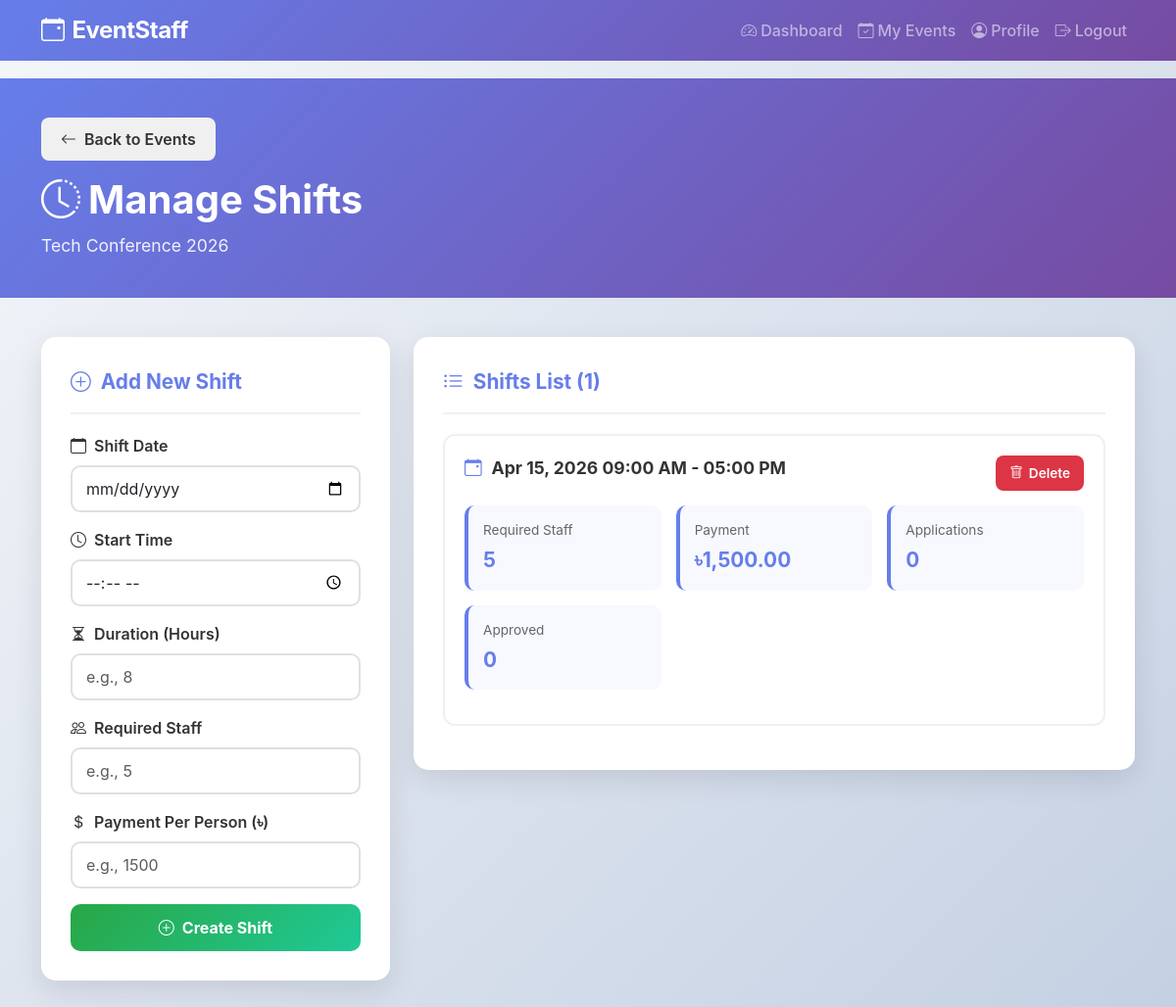
Page /organizer/event_shifts.php?event_id=1 (signed in) on the committed database.
### tables this page shows
CREATE TABLE IF NOT EXISTS events (
    id INT AUTO_INCREMENT PRIMARY KEY,
    organizer_id INT NOT NULL,
    title VARCHAR(255) NOT NULL,
    description TEXT,
    location VARCHAR(255),
    event_date DATE,
    created_at TIMESTAMP DEFAULT CURRENT_TIMESTAMP,
    FOREIGN KEY (organizer_id) REFERENCES users(id) ON DELETE CASCADE,
    INDEX idx_organizer_id (organizer_id),
    INDEX idx_event_date (event_date)
);

CREATE TABLE IF NOT EXISTS event_shifts (
    id INT AUTO_INCREMENT PRIMARY KEY,
    event_id INT NOT NULL,
    shift_date DATE NOT NULL,
    start_time TIME NOT NULL,
    end_time TIME NOT NULL,
    required_staff INT NOT NULL DEFAULT 1,
    payment_per_shift DECIMAL(10,2) DEFAULT 0.00,
    status ENUM('open', 'filled', 'closed') DEFAULT 'open',
    created_at TIMESTAMP DEFAULT CURRENT_TIMESTAMP,
    FOREIGN KEY (event_id) REFERENCES events(id) ON DELETE CASCADE,
    INDEX idx_event_id (event_id),
    INDEX idx_shift_date (shift_date),
    INDEX idx_status (status)
);

### organizer/event_shifts.php (the view, shortened to what this page needs)
<?php
require_once '../config/database.php';
$organizer_id = get_user_id();
$event_id = $_GET['event_id'] ?? null;
try {
    $stmt = $conn->prepare("SELECT * FROM events WHERE id = ? AND organizer_id = ?");
    $stmt->execute([$event_id, $organizer_id]);
    $event = $stmt->fetch();
} catch (PDOException $e) {
    header('Location: events.php');
    exit();
}
try {
    $stmt = $conn->prepare("
        SELECT
            es.*,
            COUNT(DISTINCT sa.id) as application_count,
            COUNT(DISTINCT CASE WHEN sa.application_status = 'approved' THEN sa.id END) as approved_count
        FROM event_shifts es
        LEFT JOIN shift_applications sa ON es.id = sa.shift_id
        WHERE es.event_id = ?
        GROUP BY es.id
        ORDER BY es.shift_date ASC, es.start_time ASC
    ");
    $stmt->execute([$event_id]);
    $shifts = $stmt->fetchAll();
} catch (PDOException $e) {
    $shifts = [];
}
?>
<!DOCTYPE html>
<html lang="en">
<head>
    <link href="https://cdn.jsdelivr.net/npm/bootstrap@5.3.0/dist/css/bootstrap.min.css" rel="stylesheet">
    <link rel="stylesheet" href="https://cdn.jsdelivr.net/npm/bootstrap-icons@1.11.0/font/bootstrap-icons.css">
    <link rel="stylesheet" href="../assets/css/style.css">
</head>
<body>
    <nav class="navbar navbar-expand-lg navbar-dark bg-dark fixed-top" style="background: linear-gradient(135deg, var(--primary) 0%, var(--primary-dark) 100%) !important;">
        <div class="container-lg">
            <a class="navbar-brand fw-bold" href="../index.php">
                <i class="bi bi-calendar-event me-2"></i>EventStaff
            </a>
            <div class="collapse navbar-collapse" id="navbarNav">
                <ul class="navbar-nav ms-auto">
                    <li class="nav-item">
                        <a class="nav-link" href="dashboard.php">
                            <i class="bi bi-speedometer2 me-1"></i>Dashboard
                        </a>
                    </li>
                    <li class="nav-item">
                        <a class="nav-link" href="events.php">
                            <i class="bi bi-calendar-check me-1"></i>My Events
                        </a>
                    </li>
                    <li class="nav-item">
                        <a class="nav-link" href="profile.php">
                            <i class="bi bi-person-circle me-1"></i>Profile
                        </a>
                    </li>
                    <li class="nav-item">
                        <a class="nav-link" href="../auth/logout.php">
                            <i class="bi bi-box-arrow-right me-1"></i>Logout
                        </a>
                    </li>
                </ul>
            </div>
        </div>
    </nav>
    <div class="page-header">
        <div class="container-lg">
            <a href="events.php" class="btn-back mb-3">
                <i class="bi bi-arrow-left"></i>Back to Events
            </a>
            <h1 style="font-weight: 700; font-size: 2.5rem; margin-bottom: 10px;">
                <i class="bi bi-clock-history me-2"></i>Manage Shifts
            </h1>
            <p style="font-size: 1.1rem; opacity: 0.9; margin: 0;">
                <?php echo htmlspecialchars($event['title']); ?>
            </p>
        </div>
    </div>
    <div class="container-lg mb-5">
        <div class="row">
            <div class="col-lg-4 mb-4">
                <div class="content-card">
                    <div class="section-title">
                        <i class="bi bi-plus-circle"></i>Add New Shift
                    </div>
                    <form method="POST" action="">
                        <div class="mb-3">
                            <label class="form-label" for="shift_date">
                                <i class="bi bi-calendar"></i>Shift Date
                            </label>
                            <input type="date" class="form-control" id="shift_date" name="shift_date" required>
                        </div>
                        <div class="mb-3">
                            <label class="form-label" for="shift_time">
                                <i class="bi bi-clock"></i>Start Time
                            </label>
                            <input type="time" class="form-control" id="shift_time" name="shift_time" required>
                        </div>
                        <div class="mb-3">
                            <label class="form-label" for="shift_duration">
                                <i class="bi bi-hourglass-split"></i>Duration (Hours)
                            </label>
                            <input type="number" class="form-control" id="shift_duration" name="shift_duration"
                                   min="1" placeholder="e.g., 8" required>
                        </div>
                        <div class="mb-3">
                            <label class="form-label" for="required_staff">
                                <i class="bi bi-people"></i>Required Staff
                            </label>
                            <input type="number" class="form-control" id="required_staff" name="required_staff"
                                   min="1" placeholder="e.g., 5" required>
                        </div>
                        <div class="mb-3">
                            <label class="form-label" for="payment_per_shift">
                                <i class="bi bi-currency-dollar"></i>Payment Per Person (৳)
                            </label>
                            <input type="number" class="form-control" id="payment_per_shift" name="payment_per_shift"
                                   min="1" step="0.01" placeholder="e.g., 1500" required>
                        </div>
                        <button type="submit" class="btn btn-submit w-100">
                            <i class="bi bi-plus-circle me-2"></i>Create Shift
                        </button>
                    </form>
                </div>
            </div>
            <div class="col-lg-8">
                <div class="content-card">
                    <div class="section-title">
                        <i class="bi bi-list-ul"></i>Shifts List (<?php echo count($shifts); ?>)
                    </div>
                    <?php if (empty($shifts)): ?>
                        <div class="empty-state">
                            <i class="bi bi-inbox" style="font-size: 3rem; color: #ddd;"></i>
                            <p style="margin-top: 15px;">No shifts created yet. Add your first shift using the form.</p>
                        </div>
                    <?php else: ?>
                        <?php foreach ($shifts as $shift): ?>
                            <div class="shift-card">
                                <div class="shift-header">
                                    <div class="shift-title">
                                        <i class="bi bi-calendar-event" style="color: var(--primary);"></i>
                                        <?php echo date('M d, Y', strtotime($shift['shift_date'])) . ' ' . date('h:i A', strtotime($shift['start_time'])) . ' - ' . date('h:i A', strtotime($shift['end_time'])); ?>
                                    </div>
                                    <button class="btn-action btn-delete"
                                            onclick="if(confirm('Delete this shift? All applications will be removed.')) { window.location.href='?event_id=<?php echo $event_id; ?>&delete_shift=<?php echo $shift['id']; ?>'; }">
                                        <i class="bi bi-trash"></i>Delete
                                    </button>
                                </div>
                                <div class="shift-stats">
                                    <div class="stat-item">
                                        <div class="stat-label">Required Staff</div>
                                        <div class="stat-value"><?php echo $shift['required_staff']; ?></div>
                                    </div>
                                    <div class="stat-item">
                                        <div class="stat-label">Payment</div>
                                        <div class="stat-value">৳<?php echo number_format($shift['payment_per_shift'], 2); ?></div>
                                    </div>
                                    <div class="stat-item">
                                        <div class="stat-label">Applications</div>
                                        <div class="stat-value"><?php echo $shift['application_count']; ?></div>
                                    </div>
                                    <div class="stat-item">
                                        <div class="stat-label">Approved</div>
                                        <div class="stat-value"><?php echo $shift['approved_count']; ?></div>
                                    </div>
                                </div>
                            </div>
                        <?php endforeach; ?>
                    <?php endif; ?>
                </div>
            </div>
        </div>
    </div>
</body>
</html>

### assets/css/style.css (style rules this page uses)
* { margin: 0; padding: 0; box-sizing: border-box; }
body { font-family: 'Inter', 'Segoe UI', Tahoma, Geneva, Verdana, sans-serif; overflow-x: hidden; scroll-behavior: smooth; padding-top: 56px; }
.navbar-brand { font-size: 1.5rem; font-weight: 700; letter-spacing: -0.5px; }
.navbar-nav .nav-link { font-weight: 500; transition: all 0.3s ease; }
html { scroll-behavior: smooth; }

### organizer/event_shifts.php (style rules this page uses)
* { --primary: #667eea; --primary-dark: #764ba2; }
body { background: linear-gradient(135deg, #f5f7fa 0%, #c3cfe2 100%); min-height: 100vh; padding-top: 80px; }
.page-header { background: linear-gradient(135deg, var(--primary) 0%, var(--primary-dark) 100%); color: white; padding: 40px 0; margin-bottom: 40px; }
.content-card { background: white; border-radius: 15px; box-shadow: 0 10px 30px rgba(0,0,0,0.1); padding: 30px; margin-bottom: 25px; animation: slideUp 0.5s ease-out; }
.section-title { color: var(--primary); font-weight: 700; font-size: 1.3rem; margin-bottom: 20px; padding-bottom: 15px; border-bottom: 2px solid #f0f0f0; display: flex; align-items: center; gap: 10px; }
.form-label { font-weight: 600; color: #333; margin-bottom: 8px; display: flex; align-items: center; gap: 8px; }
.form-control { border: 2px solid #e0e0e0; border-radius: 10px; padding: 10px 14px; transition: all 0.3s ease; }
.btn-submit { background: linear-gradient(135deg, #28a745 0%, #20c997 100%); border: none; color: white; padding: 12px 28px; font-weight: 700; border-radius: 10px; transition: all 0.3s ease; }
.shift-card { background: white; border: 2px solid #f0f0f0; border-radius: 12px; padding: 20px; margin-bottom: 15px; transition: all 0.3s ease; }
.shift-header { display: flex; justify-content: space-between; align-items: start; margin-bottom: 15px; flex-wrap: wrap; gap: 15px; }
.shift-title { font-weight: 700; font-size: 1.1rem; color: #333; display: flex; align-items: center; gap: 10px; }
.shift-stats { display: grid; grid-template-columns: repeat(auto-fit, minmax(150px, 1fr)); gap: 15px; margin-bottom: 15px; }
.stat-item { background: #f8f9ff; padding: 15px; border-radius: 10px; border-left: 4px solid var(--primary); }
.stat-label { font-size: 0.85rem; color: #666; margin-bottom: 5px; }
.stat-value { font-size: 1.3rem; font-weight: 700; color: var(--primary); }
.btn-action { padding: 8px 14px; border-radius: 8px; border: none; font-size: 0.85rem; font-weight: 600; transition: all 0.3s ease; text-decoration: none; display: inline-flex; align-items: center; gap: 6px; cursor: pointer; }
.btn-delete { background: #dc3545; color: white; }
.btn-back { background: #f0f0f0; color: #333; padding: 10px 20px; border-radius: 8px; text-decoration: none; font-weight: 600; display: inline-flex; align-items: center; gap: 8px; transition: all 0.3s ease; }

### rows in the picture
events: title "Tech Conference 2026"
event_shifts: shift_date "Apr 15, 2026", start_time "09:00 AM", end_time "05:00 PM", required_staff "5", payment_per_shift "1,500.00", application_count "0", approved_count "0"

### other values in the picture
count($shifts) "1"
